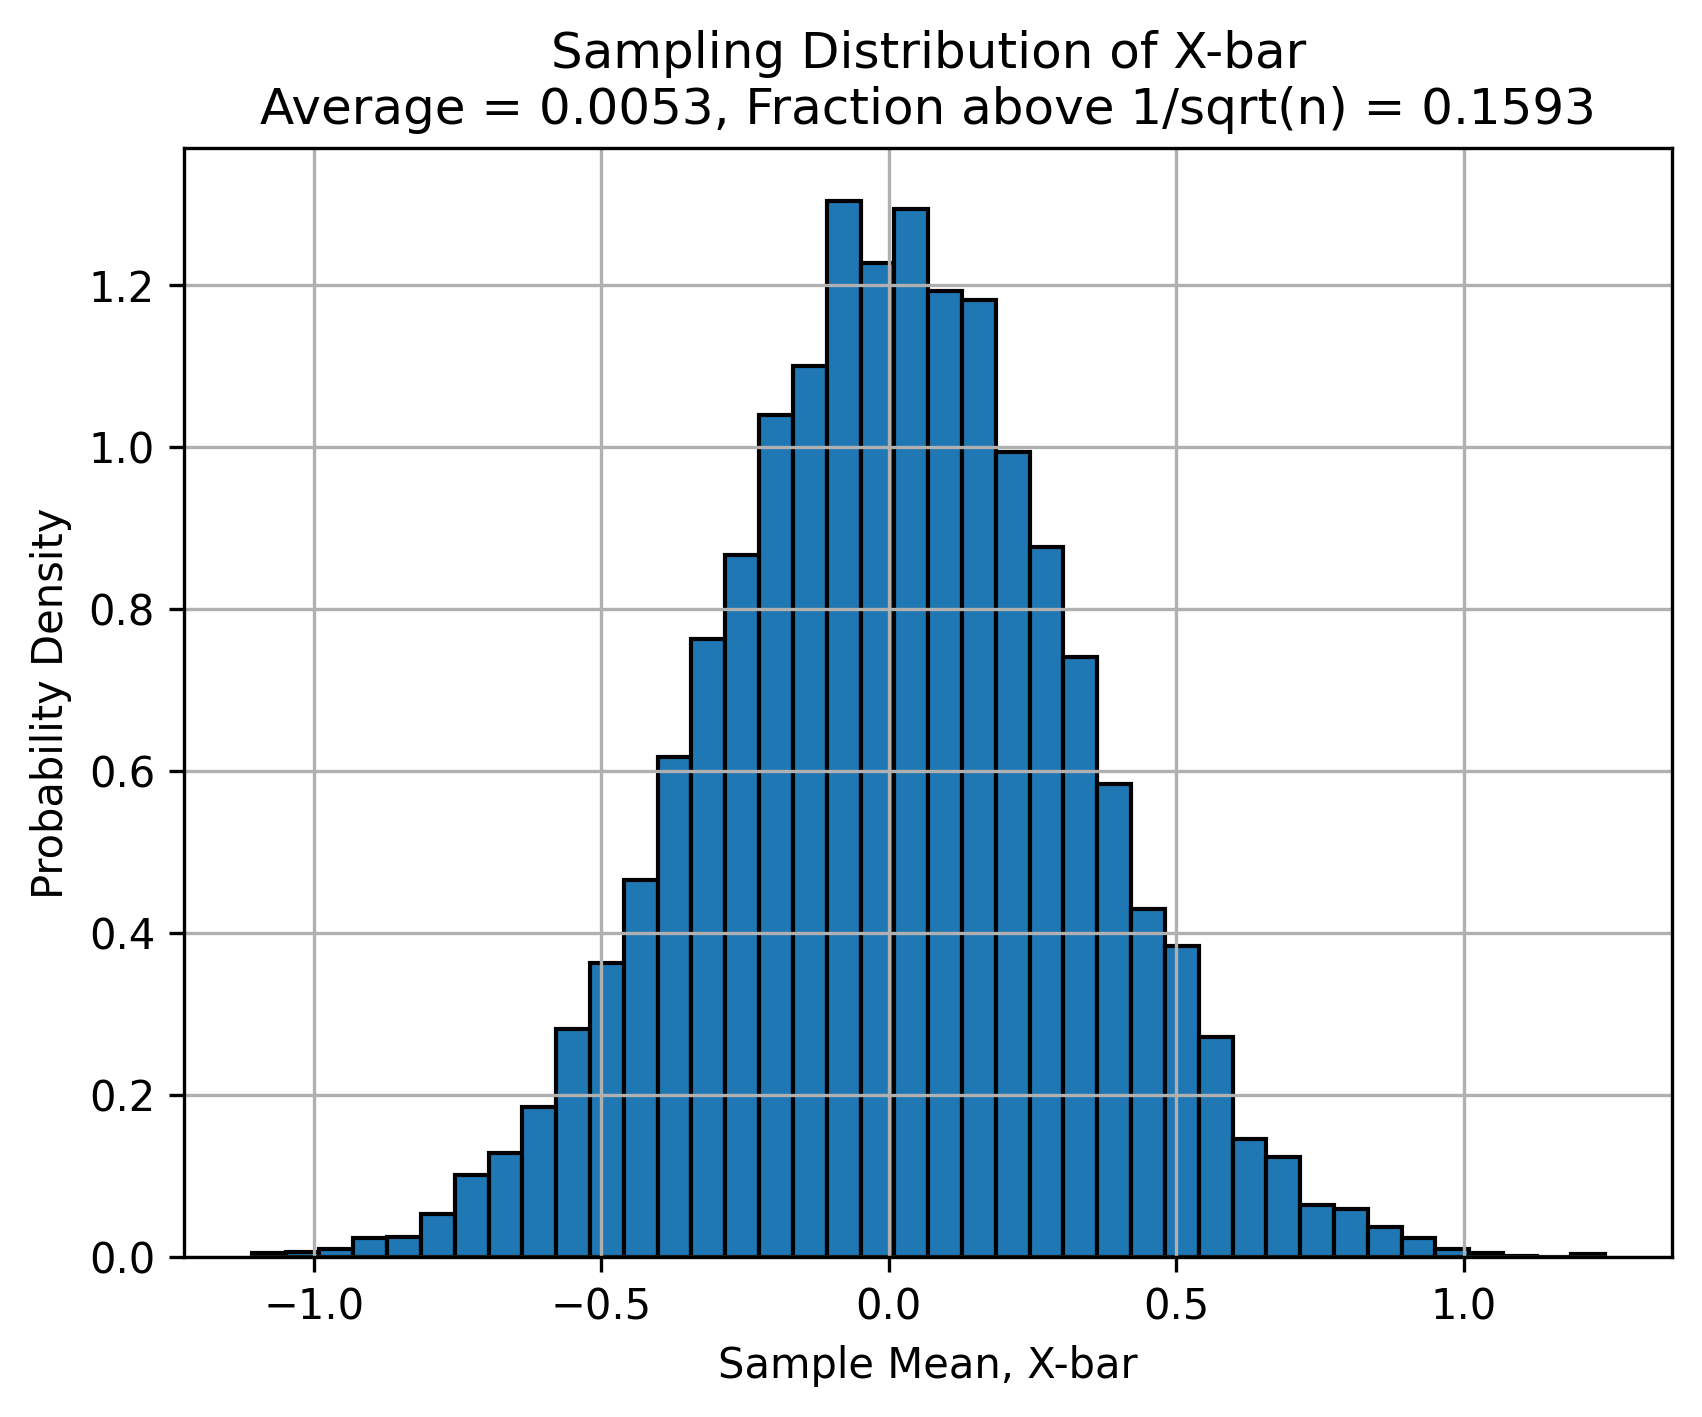

Recreate this plot in Python.
import numpy as np
import matplotlib.pyplot as plt
from pathlib import Path

# -----------------------------
# Given information
# -----------------------------

n = 10
repeats = 10000
mu = 0
sigma = 1

np.random.seed(1)

# -----------------------------
# Generate sample means
# -----------------------------

sample_means = []

for i in range(repeats):
    sample = np.random.normal(mu, sigma, n)
    x_bar = np.mean(sample)
    sample_means.append(x_bar)

sample_means = np.array(sample_means)

# Average of the 10,000 sample means
average_xbar = np.mean(sample_means)

# Fraction of sample means above 1/sqrt(n)
limit = 1 / np.sqrt(n)
fraction_above = np.sum(sample_means > limit) / repeats

print("Average of X-bar =", average_xbar)
print("1/sqrt(n) =", limit)
print("Fraction above 1/sqrt(n) =", fraction_above)

# -----------------------------
# Plot
# -----------------------------

plt.figure()

plt.hist(sample_means, bins=40, density=True, edgecolor="black")

plt.xlabel("Sample Mean, X-bar")
plt.ylabel("Probability Density")
plt.title(
    "Sampling Distribution of X-bar\n"
    "Average = {:.4f}, Fraction above 1/sqrt(n) = {:.4f}".format(
        average_xbar, fraction_above
    )
)

plt.grid()

# Save plot
output_file = Path.cwd() / "HW3_3_1.png"
plt.savefig(output_file, dpi=300, bbox_inches="tight")

print("Plot saved here:")
print(output_file)

plt.show()
